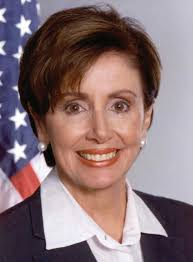
#> input picture images.jpg, 193 x 262 px, found by its file name
$ python converter.py
#> lines starting #> are read from the running program, lines starting #| are printed output that depends on the picture
from PIL import Image
import sys

def jpg_to_pgm(input_file, output_file):
    """Convert JPG image to PGM format.

    Args:
        input_file: Path to input JPG file
        output_file: Path to output PGM file
    """
#> called with output_file = 'face3.pgm'
    try:
        # Open the image
        img = Image.open(input_file)
#> img is the input picture: PIL image 193x262 RGB; mean R, G, B 138, 115.9, 118.5

        # Convert to grayscale
        img_gray = img.convert('L')
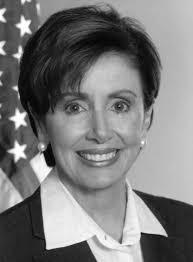
#> img_gray: PIL image 193x262 L; min 0, max 255, mean 122.8

        # Save as PGM
        img_gray.save(output_file, format='PPM')

        print(f"Successfully converted {input_file} to {output_file}")
        print(f"Image size: {img_gray.width}x{img_gray.height}")
#| Image size: 193x262

    except FileNotFoundError:
        print(f"Error: File '{input_file}' not found.")
    except Exception as e:
        print(f"Error: {e}")

if __name__ == "__main__":
    # Get filenames from command line or use defaults
    input_file = "C:\\Users\\vrish\\Desktop\\Project\\images.jpg"
    output_file = "face3.pgm"

    jpg_to_pgm(input_file, output_file)

$ run again, with Nancy_pilosi.jpg copied over images.jpg
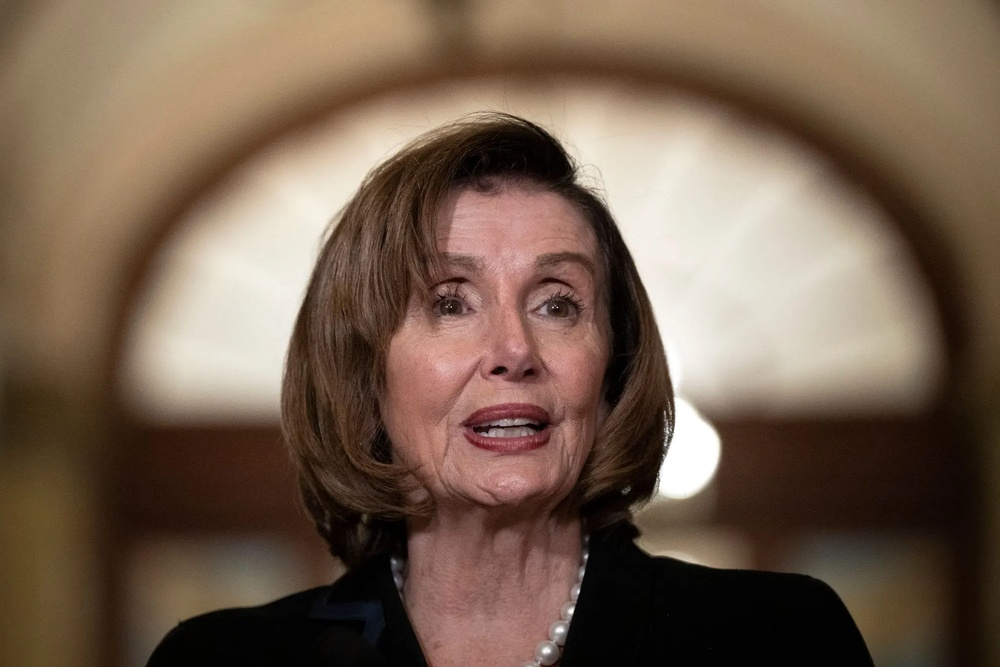
#> input picture Nancy_pilosi.jpg, 1000 x 667 px, shrunk from 2048 x 1365 before the run, found by its file name
#> in jpg_to_pgm, img is the input picture: PIL image 1000x667 RGB; mean R, G, B 116.7, 96.1, 79.2
#> in jpg_to_pgm, `img_gray = img.convert('L')`:
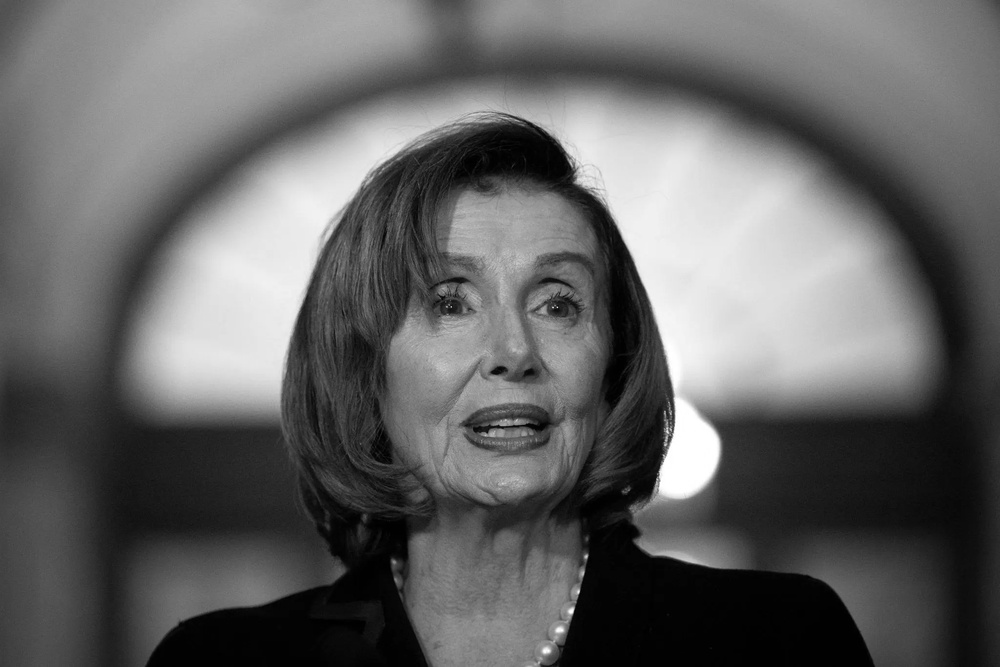
#> img_gray: PIL image 1000x667 L; min 0, max 255, mean 100.3
#| Image size: 1000x667
